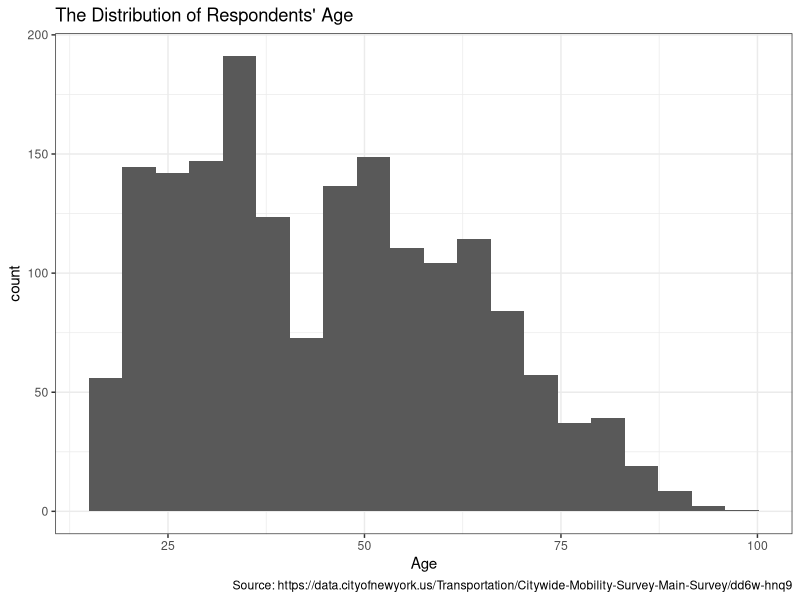
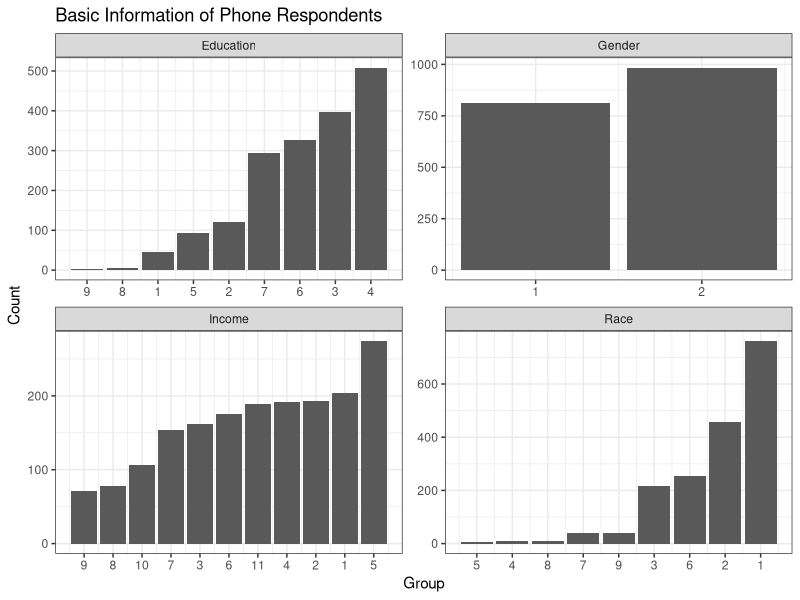

These figures' R source, in order:
## ---- chunk 1
library(tidyverse)

# Import the raw dataset.
raw_data <- read.csv("data/raw_survey_data.csv") %>%
  # Filter out the observations obtained via online survey.
  filter(Job == 1 & qgender %in% c(1, 2))  
raw_data1 <- raw_data[,-c(1:5)]  # Remove the columns we do not need.
cols <- c(3, 5, 9, 10)
raw_data1[c(3, 5, 9, 10)] <- lapply(raw_data1[cols], factor)

# Select columns containing basic information of respondents.
subset1 <- subset(raw_data1, select = c(3, 5, 9, 10, 445))
colnames(subset1) <- c("Gender", "Race", "Education", "Income", "weight")

# Plot the distribution of respondents' age.
raw_data1 %>%
  filter(qage != 999) %>%
  ggplot(aes(qage, weight = allwt)) + 
  geom_histogram(bins = 20) +
  labs(x = "Age", title = "The Distribution of Respondents' Age", 
       caption = "Source: https://data.cityofnewyork.us/Transportation/Citywide-Mobility-Survey-Main-Survey/dd6w-hnq9") +
  theme_bw()

# Tidy data and reorder the factors.
subset1 <- subset1 %>%
  gather(key = "Info", value = "group", -weight)

subset1 <- subset1 %>%
  group_by(Info, group) %>%
  summarise(weighted = sum(weight)) %>%
  ungroup() %>%
  arrange(Info, weighted) %>%
  mutate(order = row_number())

# Visualize other basic information.
ggplot(subset1, aes(order, weighted)) +
  geom_bar(stat = "identity", show.legend = FALSE) +
  facet_wrap(. ~ Info, scales = "free") +
  scale_x_continuous(breaks = subset1$order,
                     labels = subset1$group) +
  ggtitle("Basic Information of Phone Respondents") +
  xlab("Group") +
  ylab("Count") +
  theme_bw(11)
